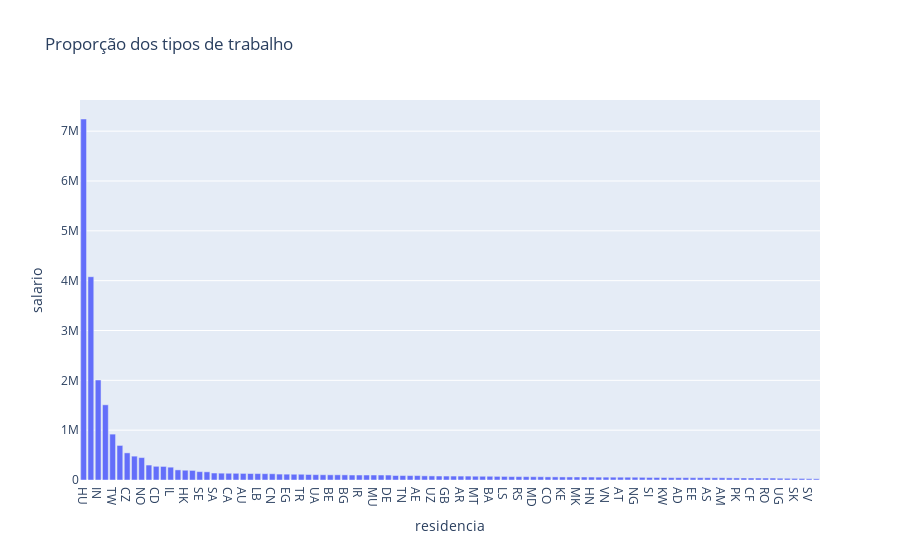

Notebook code cell kept with this figure:
### Code cell
# O desafio da aula é gerar uma visualização de salário médio por país para o cargo de cientista de dados,
# utilizando a biblioteca Plotly para criar um gráfico interativo.

desafio = df_limpo.groupby('residencia')['salario'].mean().sort_values(ascending=False).reset_index()
desafio.columns = ['residencia','salario']

fig = px.bar(desafio,
            x = 'residencia', 
            y='salario',
            title='Proporção dos tipos de trabalho',
        
            )

fig.show()

### Figure 1 — Plotly figure (JSON) as saved in the notebook; plotly's stock layout.template omitted (floating-point values rounded to 4 significant figures)
{"data": [{"hovertemplate": "residencia=%{x}<br>salario=%{y}<extra></extra>", "legendgroup": "", "marker": {"color": "#636efa", "pattern": {"shape": ""}}, "name": "", "orientation": "v", "showlegend": false, "textposition": "auto", "type": "bar", "x": ["HU", "JP", "IN", "CL", "TW", "PH", "CZ", "TH", "NO", "QA", "CD", "DK", "IL", "PL", "HK", "VE", "SE", "US", "SA", "SG", "CA", "PR", "AU", "MX", "LB", "ZA", "CN", "NZ", "EG", "BR", "TR", "MY", "UA", "IE", "BE", "CH", "BG", "BM", "IR", "JE", "MU", "IQ", "DE", "PA", "TN", "KR", "AE", "FI", "UZ", "RW", "GB", "RU", "AR", "IT", "MT", "BO", "BA", "NL", "LS", "LU", "RS", "FR", "MD", "HR", "CO", "ID", "KE", "ES", "MK", "ZM", "HN", "PT", "VN", "LT", "AT", "PE", "NG", "GE", "SI", "GR", "KW", "DZ", "AD", "OM", "EE", "CY", "AS", "JO", "AM", "LV", "PK", "CR", "CF", "DO", "RO", "XK", "UG", "GH", "SK", "JM", "SV", "EC"], "xaxis": "x", "y": [7244000.0, 4080000.0, 2007000.0, 1509000.0, 920800.0, 693600.0, 544300.0, 478800.0, 449900.0, 300000.0, 275000.0, 272200.0, 257300.0, 203100.0, 196200.0, 192500.0, 168000.0, 163900.0, 140000.0, 137300.0, 135100.0, 134400.0, 132300.0, 129800.0, 128800.0, 126800.0, 125400.0, 118900.0, 117200.0, 115500.0, 115500.0, 110500.0, 107100.0, 105200.0, 104100.0, 104100.0, 103200.0, 100000.0, 100000.0, 100000.0, 100000.0, 100000.0, 99290.0, 89980.0, 89500.0, 88480.0, 88330.0, 83440.0, 82000.0, 80000.0, 79150.0, 79110.0, 78860.0, 78390.0, 75970.0, 75000.0, 75000.0, 72870.0, 71880.0, 68170.0, 68100.0, 67270.0, 66500.0, 65710.0, 62670.0, 62360.0, 61290.0, 61020.0, 60800.0, 60000.0, 59330.0, 57610.0, 57200.0, 56700.0, 56420.0, 56040.0, 55640.0, 53500.0, 51330.0, 50570.0, 50000.0, 47330.0, 47000.0, 46850.0, 46280.0, 46130.0, 45560.0, 45000.0, 44600.0, 42790.0, 41690.0, 40570.0, 40000.0, 39500.0, 39250.0, 39000.0, 36000.0, 34250.0, 32320.0, 31120.0, 26400.0, 24670.0], "yaxis": "y"}], "layout": {"barmode": "relative", "legend": {"tracegroupgap": 0}, "title": {"text": "Proporção dos tipos de trabalho"}, "xaxis": {"anchor": "y", "domain": [0, 1], "title": {"text": "residencia"}}, "yaxis": {"anchor": "x", "domain": [0, 1], "title": {"text": "salario"}}}}
